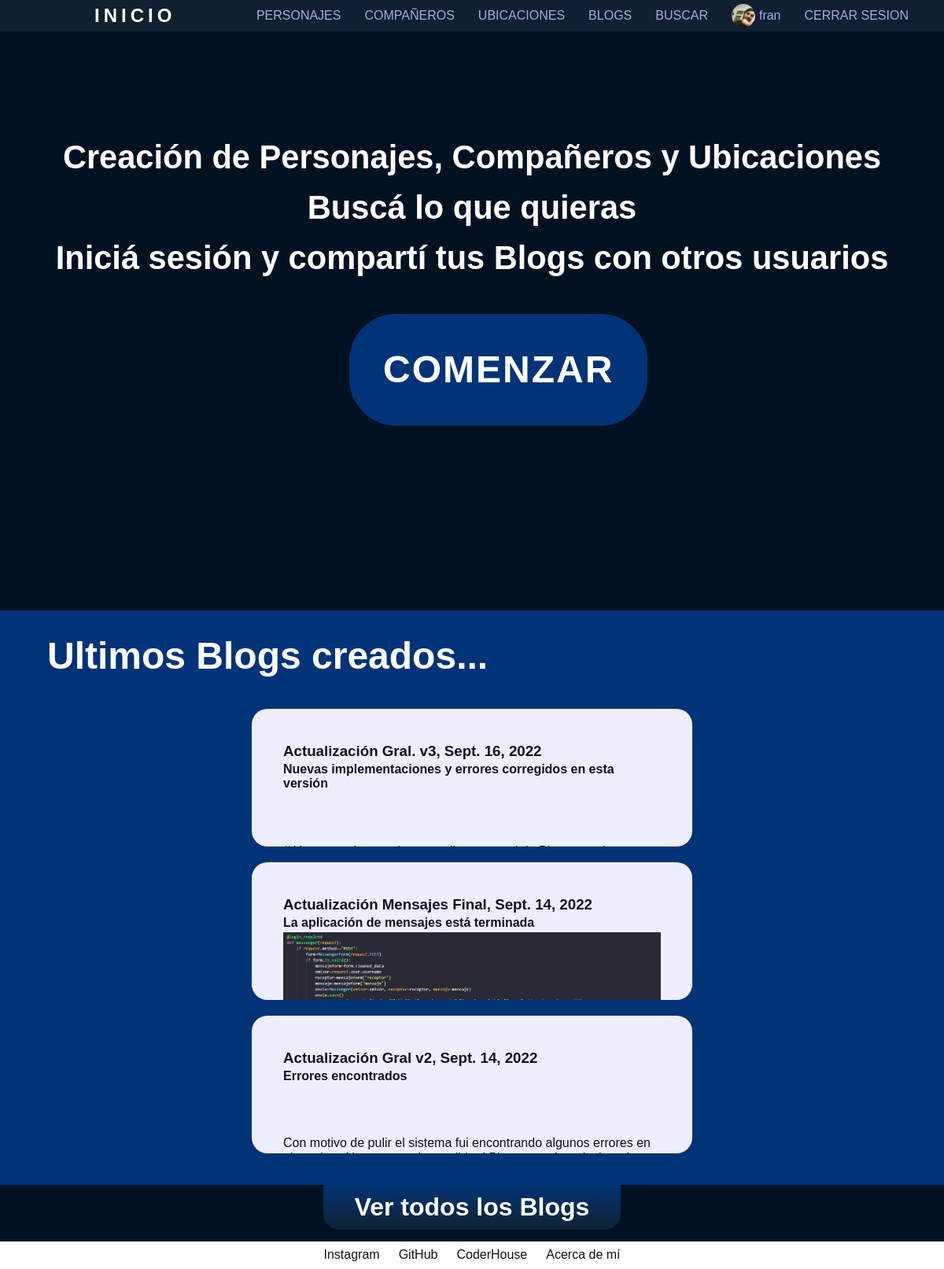
Screenshot of / (signed in) with the database file from the repository.
### AppPersonajes/models.py (models this page shows, shortened)
class UserBlog(models.Model):
    username=models.CharField(max_length=50)
    titulo=models.CharField(max_length=50)
    subtitulo=models.CharField(max_length=100)
    fechapub=models.DateField(default=datetime.now)
    imagen=models.ImageField(upload_to='blogs', null=True, blank=True)
    texto=RichTextField(max_length=2000)

### AppPersonajes/views.py (the view)
# urls.py: path("", inicio, name="inicio"),
def inicio(request):
    blogs=UserBlog.objects.order_by("-fechapub")[:3]
    return render(request, "App/inicio.html", {"blogs":blogs, "imagen":obtenerAvatar(request)})

### AppPersonajes/views.py (called while the page is built)
@login_required
def obtenerAvatar(request):
    lista=Avatar.objects.filter(user=request.user)
    if len(lista)!=0:
        imagen=lista[0].imagen.url
    else:
        imagen=""
    return imagen

### AppPersonajes/templates/App/inicio.html (shortened to what this page needs)
{% extends "App/padre.html" %}
{% load static %}
{% block contenido_variable %}
    <div class="contenedor_inicio">
        <h1 class="titulo_inicio">
            <p class="p1">Creación de Personajes, Compañeros y Ubicaciones</p><br>
            <p class="p2">Buscá lo que quieras</p><br>
            <p class="p3">Iniciá sesión y compartí tus Blogs con otros usuarios</p>
        </h1>
        <a class="btn_crear" href="{% url 'crear' %}">COMENZAR </a>
    </div>
    <div class="last3">Ultimos Blogs creados...</div>
    <section class="section-blogs">
        {% for blog in blogs reversed %}
            <a class="cada-blog" href="{% url 'blog' blog.id %}" title="Leer más">
                <h3>{{ blog.titulo }}, {{ blog.fechapub }}</h3>
                <h4>{{ blog.subtitulo }}</h4>
                {% if blog.imagen %}
                    <img src="{{ blog.imagen.url }}" alt="img-blog" title="Imagen Blog de {{ blog.username }}">
                {% else %}
                    <p class="blog-texto">{{ blog.texto|safe }}</p>
                {% endif %}
            </a>
        {% endfor %}
    </section>
    <a class="btn-listablog" href="{% url 'listablog' %}">Ver todos los Blogs</a>
{% endblock %}

### AppPersonajes/templates/App/padre.html (shortened to what this page needs)
<!DOCTYPE html>
<html lang="en">
    <head>
        {% load static %}
        <link href= "{% static '\App\css\style.css' %}" rel="stylesheet" />
        <link href="{% static '\App\css\normalize.css' %}" rel="stylesheet">
    </head>
    <body>
        <header>
            <a class="btn_inicio" href="{% url 'inicio' %}">INICIO</a>
            <nav class="barra_nav">
                <ul>
                    <li><a class="btn_ref" href="{% url 'personajes' %}">PERSONAJES</a></li>
                    <li><a class="btn_ref" href="{% url 'compañeros' %}">COMPAÑEROS</a></li>
                    <li><a class="btn_ref" href="{% url 'ubicaciones' %}">UBICACIONES</a></li>
                    <li><a class="btn_ref" href="{% url 'listablog' %}">BLOGS</a></li>
                    <li><a class="btn_ref" href="{% url 'busqueda' %}">BUSCAR</a></li>
                    {% if not request.user.is_authenticated %}
                        <li><a class="btn_ref register" href="{% url 'registrate' %}">REGISTRATE</a></li>
                        <li><a class="btn_ref login" href="{% url 'login' %}">INICIAR SESION</a></li>
                    {% else %}
                        <li><a class="btn_ref" href="{% url 'perfil' %}">
                            {% if imagen %}
                                <img class="img-nav" src="{{ imagen }}" alt="img-perfil" title="Foto perfil de {{ user.username }}">
                            {% endif %}{{ user.username }}
                        </a></li>
                        <li><a class="btn_ref logout" href="{% url 'logout' %}">CERRAR SESION</a></li>
                    {% endif %}
                </ul>
            </nav>
        </header>
            {% block contenido_variable %} {% endblock %}
        <footer class="mis_datos">
            <a class="btn_links" target="_blank" href="https://www.instagram.com/gonnzad/">Instagram</a>
            <a class="btn_links" target="_blank" href="https://github.com/GonzaLandini">GitHub</a>
            <a class="btn_links" target="_blank" href="https://plataforma.coderhouse.com/perfil/627a75c68d262f0018d3725f">CoderHouse</a>
            <a class="btn_links" href="{% url 'aboutme' %}">Acerca de mí</a>
        </footer>
    </body>
</html>

### AppPersonajes/static/App/css/style.css (style rules this page uses)
* { color: #fff; text-decoration: none; }
body { background-color: #012; display: flex; flex-direction: column; font-family: sans-serif; }
header { background-color: #123e; display: flex; height: 40px; justify-content: space-between; left: 0; position: fixed; text-align: center; top: 0; width: 100%; z-index: 15; }
.btn_inicio { font-size: 1.5em; font-weight: bold; letter-spacing: 5px; margin: auto; margin-left: 10%; transition: .3s; }
.barra_nav { margin: auto; margin-right: 2.5%; }
.barra_nav ul { display: flex; list-style: none; }
.barra_nav li { margin: auto; }
.img-nav { border-radius: 100%; height: 30px; margin-right: 5px; object-fit:cover; width: 30px; }
.btn_ref { align-items: center; display: flex; color: #aad; margin: 0 15px; min-width: max-content; transition: .3s; }
.mis_datos { background-color: #fff; bottom: 0px; color: #112; display: flex; height: 35px; justify-content: center; position: fixed; width: 100%; z-index: 5; }
.btn_links { color: #112; margin: auto 1%; }
.contenedor_inicio { display: block; height: 92vh; margin-top: 40px; width: 100%; }
.titulo_inicio { font-size: 2.6em; margin: 16vh 0 5vh; text-align: center; width: 100%; }
.titulo_inicio p { display: inline-block; margin: 0; padding: 1vh 0; }
.btn_crear { background-color: #037; border: solid #037; border-radius: 60px; display: flex; font-size: 3em; font-weight: bold; justify-content: center; letter-spacing: 2px; margin:0 37%; min-width: max-content; padding: 40px; transition: 1s; }
.last3 { background-color: #037; font-size: 3em; font-weight: bold; padding: 30px 0 0 5%; width: 100%; }
.section-blogs { align-items: flex-end; background-color: #037; display: flex; flex-wrap: wrap-reverse; height: 100%; justify-content: space-evenly; padding: 30px 50px; width: 100%; }
.cada-blog { background-color: #eef; border-radius: 20px; display: inline-block; padding: 40px; height: 175px; margin: 10px; min-width: 560px; overflow: hidden; width: 32%; }
.cada-blog * { color: #112; margin: 3px 0; }
.blog-texto { display: inline-block; }
.cada-blog img { margin: auto; object-fit: scale-down; }
.btn-listablog { background: linear-gradient(to top, #123, #037); border-radius: 0 0 20px 20px; display: inline-block; font-size: 2em; font-weight: bold; margin: 0 auto 50px; padding: 10px 40px; text-align: center; width: max-content; }

### rows the page displays
UserBlog: titulo "Actualización Gral v2", fechapub "Sept. 14, 2022", subtitulo "Errores encontrados", texto "Con motivo de pulir el sistema fui encontrando algunos errores en…"
UserBlog: titulo "Actualización Mensajes Final", fechapub "Sept. 14, 2022", subtitulo "La aplicación de mensajes está terminada", imagen (picture)
UserBlog: titulo "Actualización Gral. v3", fechapub "Sept. 16, 2022", subtitulo "Nuevas implementaciones y errores corregidos en esta versión"

### other values shown
{{ user.username }} "fran"
